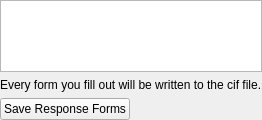
                  <widget class="QWidget" name="ResponsesTabWidgetPage2">
                   <attribute name="title">
                    <string>checkcif alerts</string>
                   </attribute>
                   <layout class="QVBoxLayout" name="verticalLayout_15">
                    <property name="leftMargin">
                     <number>0</number>
                    </property>
                    <property name="topMargin">
                     <number>0</number>
                    </property>
                    <property name="rightMargin">
                     <number>0</number>
                    </property>
                    <property name="bottomMargin">
                     <number>0</number>
                    </property>
                    <item>
                     <widget class="QListWidget" name="responseFormsListWidget">
                      <property name="sizeAdjustPolicy">
                       <enum>QAbstractScrollArea::AdjustToContents</enum>
                      </property>
                      <property name="autoScroll">
                       <bool>false</bool>
                      </property>
                      <property name="editTriggers">
                       <set>QAbstractItemView::NoEditTriggers</set>
                      </property>
                      <property name="showDropIndicator" stdset="0">
                       <bool>false</bool>
                      </property>
                      <property name="selectionMode">
                       <enum>QAbstractItemView::NoSelection</enum>
                      </property>
                     </widget>
                    </item>
                    <item>
                     <widget class="QLabel" name="label_6">
                      <property name="text">
                       <string>Every form you fill out will be written to the cif file.</string>
                      </property>
                     </widget>
                    </item>
                    <item>
                     <widget class="QFrame" name="frame">
                      <property name="frameShape">
                       <enum>QFrame::NoFrame</enum>
                      </property>
                      <layout class="QHBoxLayout" name="horizontalLayout_2">
                       <property name="leftMargin">
                        <number>0</number>
                       </property>
                       <property name="topMargin">
                        <number>0</number>
                       </property>
                       <property name="rightMargin">
                        <number>0</number>
                       </property>
                       <property name="bottomMargin">
                        <number>0</number>
                       </property>
                       <item>
                        <widget class="QPushButton" name="SavePushButton">
                         <property name="text">
                          <string>Save Response Forms</string>
                         </property>
                        </widget>
                       </item>
                       <item>
                        <spacer name="horizontalSpacer_19">
                         <property name="orientation">
                          <enum>Qt::Horizontal</enum>
                         </property>
                         <property name="sizeHint" stdset="0">
                          <size>
                           <width>40</width>
                           <height>20</height>
                          </size>
                         </property>
                        </spacer>
                       </item>
                      </layout>
                     </widget>
                    </item>
                   </layout>
                  </widget>
